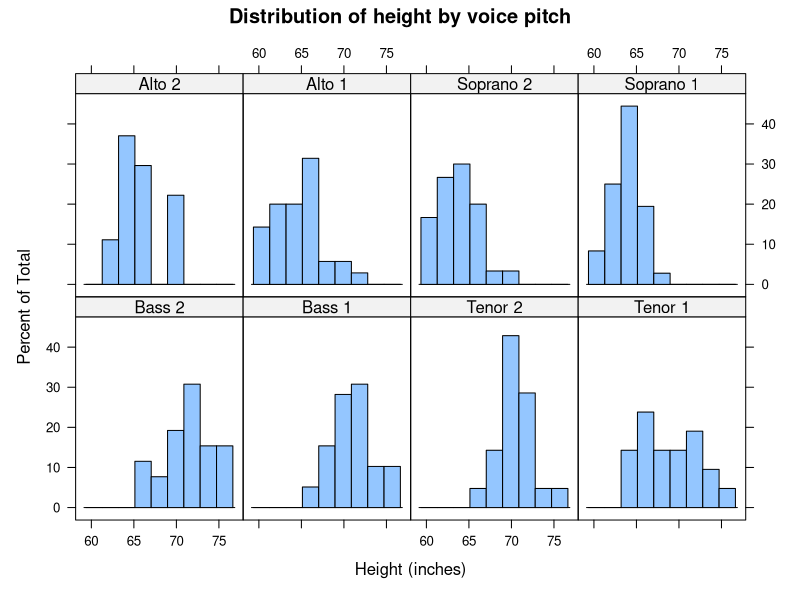
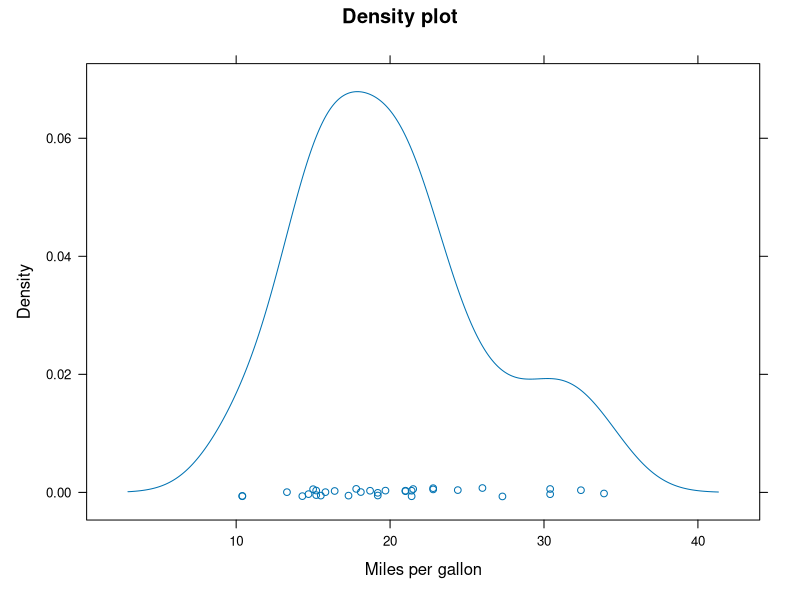
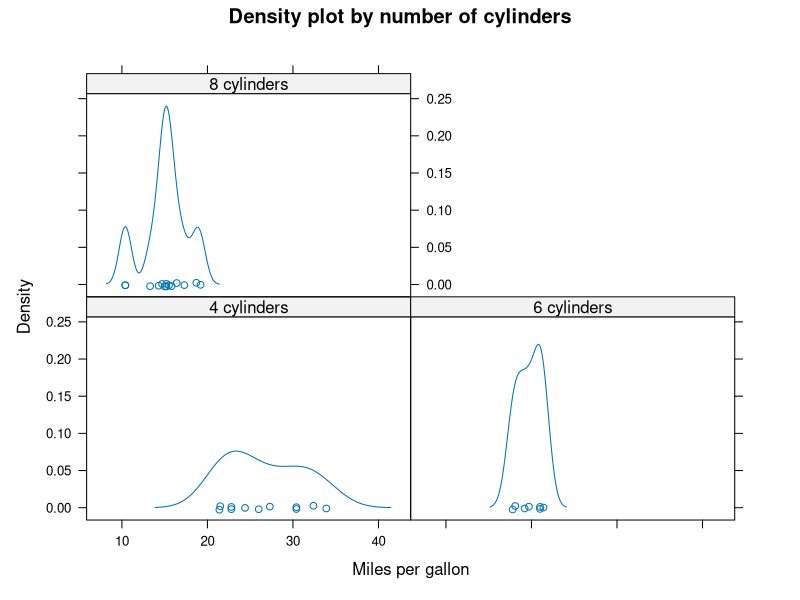
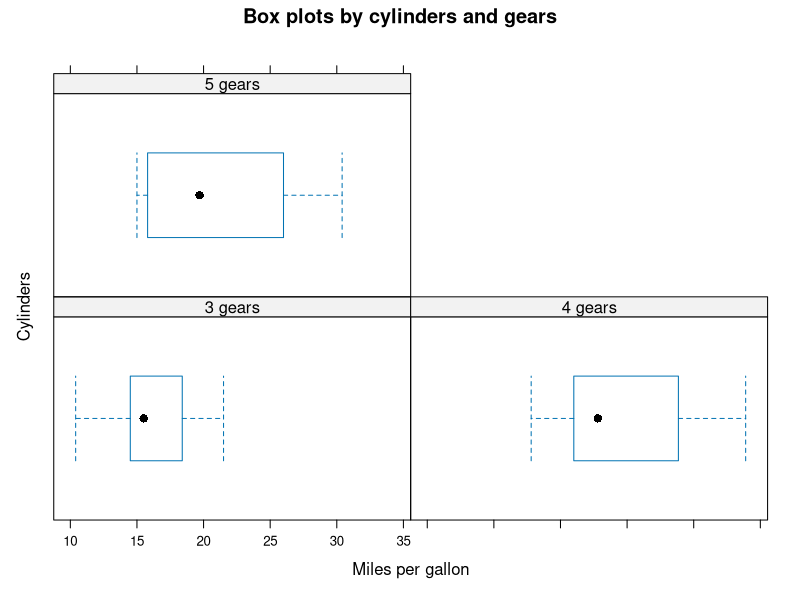
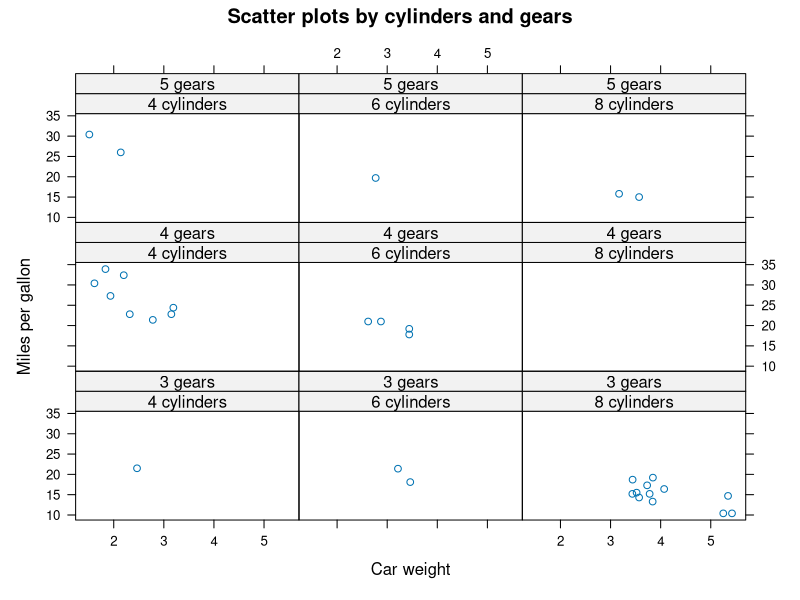
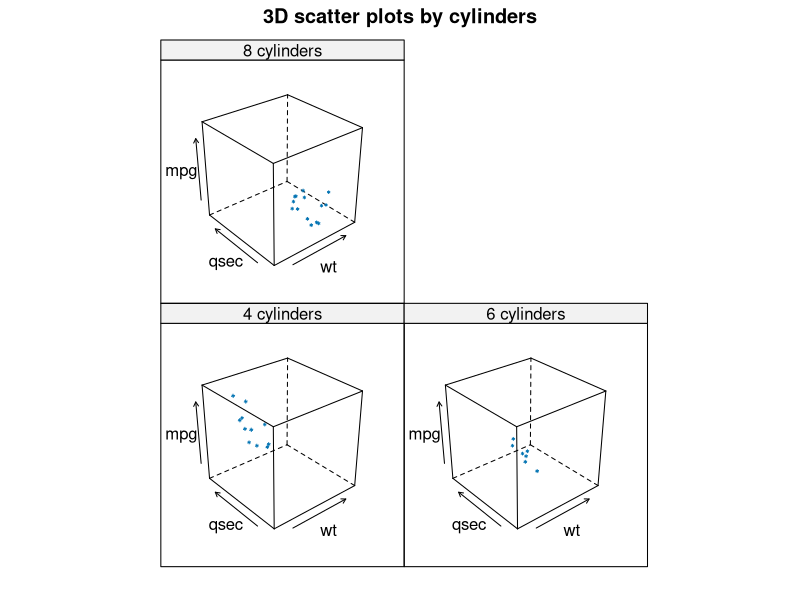
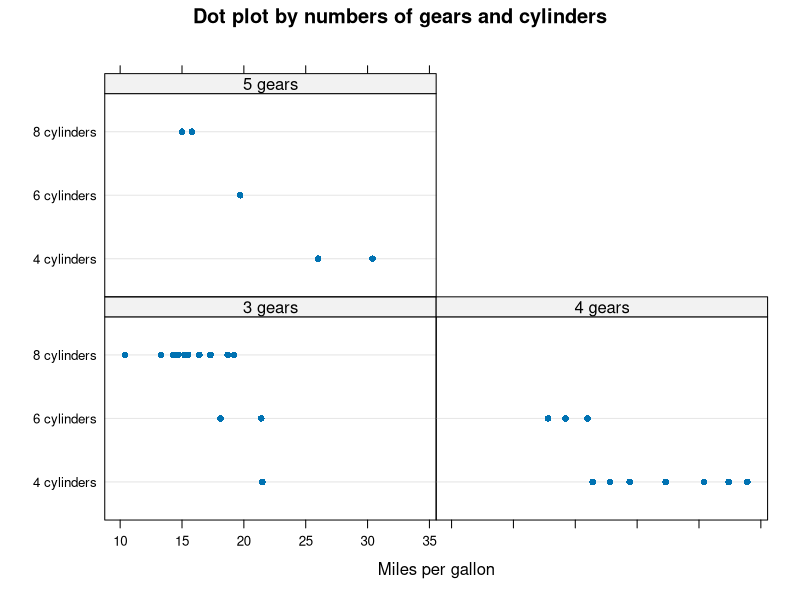

Reproduce these figures in R, in order. (Note: this script raises an error after producing the figures.)
# chapter 15 Advanced graphics

# 16.1 the four grapgic systems in R

# 16.2 tha lattice package

library(lattice)

histogram(~height | voice.part, data = singer,
          main = 'Distribution of height by voice pitch',
          xlab = 'Height (inches)')

# graph_function(formula, data = , options)

attach(mtcars)
gear <- factor(gear, levels = c(3, 4, 5),
               labels = c('3 gears', '4 gears', '5 gears'))
cyl <- factor(cyl, levels = c(4, 6, 8),
              labels = c('4 cylinders', '6 cylinders',
                         '8 cylinders'))

densityplot(~mpg,
            main = 'Density plot',
            xlab = 'Miles per gallon')

densityplot(~mpg | cyl,
            main = 'Density plot by number of cylinders',
            xlab = 'Miles per gallon')

bwplot(~mpg | gear,
       main = 'Box plots by cylinders and gears',
       xlab = 'Miles per gallon',
       ylab = 'Cylinders')

xyplot(mpg ~ wt | cyl*gear,
       main = 'Scatter plots by cylinders and gears',
       xlab = 'Car weight',
       ylab = 'Miles per gallon')

cloud(mpg ~ wt * qsec | cyl,
      main = '3D scatter plots by cylinders')

dotplot(cyl ~ mpg | gear,
        main = 'Dot plot by numbers of gears and cylinders',
        xlab = 'Miles per gallon')
spolm(mtcars[c(1, 3, 4, 5, 6)],
      main = 'Scatter plot matrix for mtcars data')

detach(mtcars)

library(lattice)
mygraph <- densityplot(~ height|voice.part,
                       data = singer)
plot(mygraph)

update(mygraph, col = 'red', pch = 16, cex = 0.8,
       jitter = 0.05, lwd = 2)

# 16.2.1 conditioning variables

# myshingle <- equal.count(x, number = , overlap = proportion)

displacement <- equal.count(mtcars$disp, number = 3,
                            overlap = 0)

xyplot(mpg ~ wt | displacement, data = mtcars,
       main = 'Miles per gallon vs Weight by Engine displacement',
       xlab = 'Weight', ylab = 'Miles per gallon',
       layout = c(3, 1), aspect = 1.5)

# 16.2.2 panel function

# xyplot(mpg ~ wt| displacement, data = mtcars)
# xyplot(mpg ~ wt| displacement, data = mtcars, 
#        panel = panel.xyplot)

displacement <- equal.count(mtcars$disp, number = 3,
                            overlap = 0)

mypanel <- function(x, y){
     panel.xyplot(x, y, pch =19)
     panel.rug(x, y)
     panel.grid(h = -1, v = -1)
     panel.lmline(x, y, col = 'red', lwd = 1, lty = 2)
}

xyplot(mpg ~ wt | displacement, data = mtcars,
       main = 'Miles per gallon vs Weight by Engine displacement',
       xlab = 'Weight', ylab = 'Miles per gallon',
       layout = c(3, 1), aspect = 1.5,
       panel = mypanel)

library(lattice)
mtcars$transmission <- factor(mtcars$am, 
                              levels = c(0, 1),
                              labels = c('Automatic', 'Manual'))
panel.smoother <- function(x, y){
     panel.grid(h=-1, v=-1)
     panel.xyplot(x, y)
     panel.loess(x, y)
     panel.abline(h = mean(y),
                  lwd = 2,
                  lty = 2,
                  col = 'green')
}

xyplot(mpg~disp|transmission, data = mtcars,
       scales = list(cex = 0.8, col = 'red'),
       panel = panel.smoother,
       xlab = 'Displacement',
       ylab = 'Miles per gallon',
       main = 'MPG vs Displacement by transmission type')

# 16.2.3 grouping variables

library(lattice)
mtcars$transmission <- factor(mtcars$am, levels = c(0, 1),
                              labels = c('Automatic', 'Manual'))
densityplot(~mpg, data = mtcars,
            group = transmission,
            main = 'MPG distribution by transmission type',
            xlab = 'Miles per gallon',
            auto.key = TRUE)

# auto.key(space = 'right', columns = 1, title = ' ')

library(lattice)
mtcars$transmission <- factor(mtcars$am, levels = c(0, 1),
                              labels = c('Automatic', 'Manual'))
colors <- c('red', 'blue')
lines <- c(1, 2)
points <- c(16, 17)

key.trans <- list(title = 'Transmission',
                  space = 'bottom',
                  columns = 2,
                  text = list(levels(mtcars$transmission)),
                  points = list(pch = points,
                                col = colors),
                  lines = list(lty = lines,
                               col = colors),
                  cex.title = 1,
                  cex = 0.9)

densityplot(~mpg, data = mtcars,
            group = transmission,
            main = 'MPG distribution by transmission type',
            xlab = 'Miles per gallon',
            pch = points,
            lty = lines,
            col = colors,
            lwd = 2,
            jitter = 0.005,
            key = key.trans)



# 16.3 the ggplot2 package

# qplot(x, y, data = , color = , shape = , size = ,
#       alpha = , geom = , method = , formula = ,
#       facets = , xlim = , ylim = , xlab = , 
#       ylab = , main = , sub = )

library(ggplot2)
mtcars$cylinder <- factor(mtcars$cyl)
qplot(cylinder, mpg, data = mtcars,
      geom = c('boxplot', 'jitter'),
      fill = cylinder,
      main = 'Box plots with superimposed data points',
      xlab = 'numbers of cylinders',
      ylab = 'Miles per gallon')

head(mtcars$am)

transmission <- factor(mtcars$am, levels = c(0, 1),
                      labels = c('Automatical', 'Manual'))
qplot(wt, mpg, data = mtcars,
      color = transmission, shape = transmission,
      geom = c('point', 'smooth'),
      method = 'lm', formula = y~x,
      xlab = 'Weight',
      ylab = 'Miles per gallon',
      main = 'Regression example')

mtcars$cyl <- factor(mtcars$cyl, levels = c(4, 6, 8),
                     labels = c('4 cylinders', '6 cylinders',
                                '8 cylinders'))
mtcars$am <- factor(mtcars$am, levels = c(0, 1),
                    labels = c('Automatical', 'Manual'))
qplot(cyl, am, data = mtcars, facets = am~cyl, size = hp)

library(lattice)
qplot(height, data = singer, geom = c('density'),
      facets = voice.part~.,
      fill = voice.part)



























